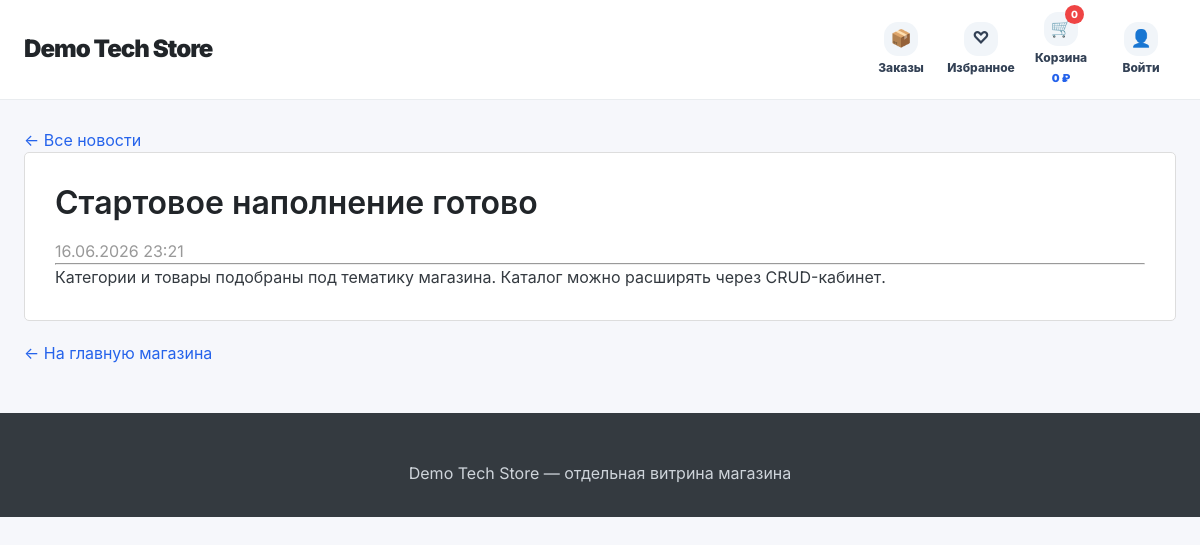
/shops/demo-tech-store/news/2/, run on the app's committed database.
### shops/models.py (models this page shows, shortened)
class Shop(models.Model):
    owner = models.ForeignKey(User, on_delete=models.CASCADE, related_name='shops')
    name = models.CharField(max_length=100, verbose_name='Название магазина')
    slug = models.SlugField(unique=True, verbose_name='URL-адрес')
    description = models.TextField(blank=True, verbose_name='Описание')
    custom_css = models.TextField(blank=True, null=True, verbose_name='Кастомный CSS')
    template_key = models.CharField(max_length=40, default='modern', verbose_name='Базовый шаблон')
    is_demo = models.BooleanField(default=False, verbose_name='Демо-магазин')
    assistant_level = models.CharField(max_length=20, default='basic', verbose_name='Уровень ИИ-помощника')
    city = models.CharField(max_length=100, default='Екатеринбург', verbose_name='Город магазина')
    address = models.CharField(max_length=250, blank=True, verbose_name='Адрес магазина')
    hosting_enabled = models.BooleanField(default=False, verbose_name='Хостинг на платформе')
    theme_color = models.CharField(max_length=20, default='#4361ee', verbose_name='Цвет темы')
    delivery_enabled = models.BooleanField(default=True, verbose_name='Доставка включена')
    delivery_price = models.DecimalField(max_digits=10, decimal_places=2, default=0, verbose_name='Стоимость доставки')
    delivery_description = models.TextField(blank=True, default='Доставка рассчитывается при оформлении заказа', verbose_name='Описание доставки')
    payment_enabled = models.BooleanField(default=True, verbose_name='Оплата включена')
    payment_methods = models.CharField(max_length=200, default='Банковская карта, оплата при получении', verbose_name='Способы оплаты')
    created_at = models.DateTimeField(auto_now_add=True, verbose_name='Дата создания')
    class Meta:
        verbose_name = 'Магазин'
        verbose_name_plural = 'Магазины'

class News(models.Model):
    shop = models.ForeignKey(Shop, on_delete=models.CASCADE, related_name='news')
    title = models.CharField(max_length=200, verbose_name='Заголовок')
    content = models.TextField(verbose_name='Содержание')
    created_at = models.DateTimeField(auto_now_add=True, verbose_name='Дата публикации')
    class Meta:
        verbose_name = 'Новость'
        verbose_name_plural = 'Новости'
        ordering = ['-created_at']

### shops/views.py (the view)
# urls.py: path('<slug:shop_slug>/news/<int:news_id>/', views.news_detail, name='news_detail'),
def news_detail(request, shop_slug, news_id):
    shop = get_object_or_404(Shop, slug=shop_slug)
    news = get_object_or_404(News, id=news_id, shop=shop)
    context = {
        'shop': shop,
        'news': news,
    }
    return render(request, 'shops/news_detail.html', context)

### config/context_processors.py (called while the page is built, shortened)
def user_roles(request):
    context = {
        'is_super_admin': False,
        'is_seller': False,
        'is_customer': False,
        'active_shop_slug': None,
    }
    try:
        if getattr(request, 'resolver_match', None):
            context['active_shop_slug'] = request.resolver_match.kwargs.get('shop_slug')
    except Exception:
        context['active_shop_slug'] = None
    return context

### templates/shops/news_detail.html (shortened to what this page needs)
{% extends 'shops/shop_base.html' %}
{% block content %}
    <p><a href="{% url 'shop_news' shop.slug %}">← Все новости</a></p>
    <div style="background: white; border: 1px solid #ddd; border-radius: 5px; padding: 30px;">
        <h1>{{ news.title }}</h1>
        <p style="color: #999;">{{ news.created_at|date:"d.m.Y H:i" }}</p>
        <hr>
        <p style="line-height: 1.6; font-size: 16px;">{{ news.content }}</p>
    </div>
    <p style="margin-top: 20px;"><a href="{% url 'shop_front' shop.slug %}">← На главную магазина</a></p>
{% endblock %}

### templates/shops/shop_base.html (shortened to what this page needs)
<!DOCTYPE html>
<html lang="ru">
<head>
    <link rel="stylesheet" href="/static/css/amazon-style.css">
</head>
<body>
    <header class="store-header">
        <div class="store-header-inner">
            <div class="store-logo"><a href="{% url 'shop_front' shop.slug %}">{{ shop.name }}</a></div>
            <nav class="store-nav">
                {% if user.is_authenticated and user.id == shop.owner_id %}
                    <a href="{% url 'shop_dashboard' shop.slug %}" class="owner-back">← Вернуться в ЛК продавца</a>
                {% else %}
                    <a class="store-nav-item" href="{% url 'customer_orders' shop.slug %}"><span class="store-nav-icon">📦</span><span>Заказы</span></a>
                    <a class="store-nav-item" href="{% url 'favorites_list' shop.slug %}"><span class="store-nav-icon">♡</span><span>Избранное</span></a>
                    <a class="store-nav-item" href="{% url 'cart_view' shop.slug %}"><span class="store-nav-icon">🛒<span class="store-cart-badge">{{ cart_count|default:0 }}</span></span><span>Корзина</span><span class="store-cart-sum">{{ cart_sum|default:0 }} ₽</span></a>
                    {% if user.is_authenticated %}<a class="store-nav-item" href="{% url 'customer_profile' shop.slug %}"><span class="store-nav-icon">👤</span><span>Профиль</span></a>{% else %}<a class="store-nav-item" href="{% url 'shop_customer_login' shop.slug %}"><span class="store-nav-icon">👤</span><span>Войти</span></a>{% endif %}
                {% endif %}
            </nav>
        </div>
    </header>
    <main class="container" style="padding-top: 28px;">
        {% block content %}{% endblock %}
    </main>
    <footer class="footer"><div class="footer-content"><p>{{ shop.name }} — отдельная витрина магазина</p></div></footer>
</body>
</html>

### static/css/amazon-style.css (style rules this page uses)
:root { --primary: #4361ee; --primary-dark: #3a56d4; --primary-light: #e8edff; --secondary: #6c757d; --success: #28a745; --danger: #dc3545; --warning: #ffc107; --info: #17a2b8; --dark: #1a1a2e; --light: #f8f9fa; --white: #ffffff; --gray-100: #f8f9fa; --gray-200: #e9ecef; --gray-300: #dee2e6; --gray-400: #ced4da; --gray-500: #adb5bd; --gray-600: #6c757d; --gray-700: #495057; --gray-800: #343a40; --gray-900: #212529; --spacing-xs: 4px; --spacing-sm: 8px; --spacing-md: 16px; --spacing-lg: 24px; --spacing-xl: 32px; --spacing-2xl: 48px; --font-family: 'Inter', -apple-system, BlinkMacSystemFont, 'Segoe UI', Roboto, 'Helvetica Neue', Arial, sans-serif; --font-size-xs: 12px; --font-size-sm: 14px; --font-size-md: 16px; --font-size-lg: 18px; --font-size-xl: 24px; --font-size-2xl: 32px; --radius-sm: 4px; --radius-md: 8px; --radius-lg: 12px; --radius-xl: 16px; --radius-full: 9999px; --shadow-sm: 0 1px 2px 0 rgba(0, 0, 0, 0.05); --shadow-md: 0 4px 6px -1px rgba(0, 0, 0, 0.1); --shadow-lg: 0 10px 15px -3px rgba(0, 0, 0, 0.1); --shadow-xl: 0 20px 25px -5px rgba(0, 0, 0, 0.1); }
* { margin: 0; padding: 0; box-sizing: border-box; }
body { font-family: var(--font-family); font-size: var(--font-size-md); line-height: 1.5; color: var(--gray-800); background-color: var(--white); }
h1, h2, h3, h4, h5, h6 { margin-bottom: var(--spacing-md); font-weight: 600; line-height: 1.25; color: var(--gray-900); }
h1 { font-size: var(--font-size-2xl); }
a { color: var(--primary); text-decoration: none; transition: color 0.2s ease; }
.container { max-width: 1280px; margin: 0 auto; padding: 0 var(--spacing-lg); }
.footer { background: var(--gray-800); color: var(--gray-400); padding: var(--spacing-2xl) var(--spacing-lg) var(--spacing-lg); margin-top: var(--spacing-2xl); }
.footer-content { max-width: 1280px; margin: 0 auto; text-align: center; }
.footer p { margin-bottom: var(--spacing-sm); }

### data on the page
Shop: name "Demo Tech Store"
News: title "Стартовое наполнение готово", created_at "16.06.2026 23:21", content "Категории и товары подобраны под тематику магазина. Каталог можно расширять через CRUD-кабинет."

### other printed values
{{ cart_count|default:0 }} "0"
{{ cart_sum|default:0 }} "0"
